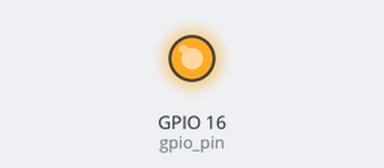
Recording of a program running on a simulated Raspberry Pi (BCM pin numbers). Parts: output pins drawn as LEDs (lit = HIGH). Threads take turns every 2 ms.

Above: at 6.0 s.
At 36.0 s:
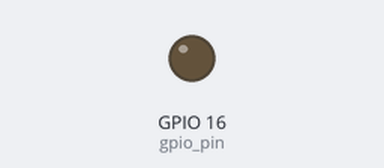
Timing chart, 0 to 78.0 s (numbered marks = the images above):
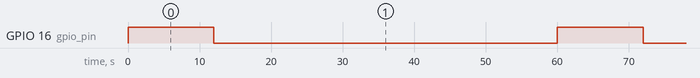

The program:

02_Boiler_Steuerung.py
```python
#!/usr/bin/python

# ------------------------------------------------------------------
# Name  : 02_Boiler_Steuerung.py
# Source: https://raw.githubusercontent.com/walter-rothlin/RaspberryPi4PiPlates/master/Python_Raspberry/08_Boiler-Steuerung/02_Boiler_Steuerung.py
#
# Description: GPIO simple
#
# GPIO PIN Belegung:     http://www.peterliwiese.ch/img/GPIO_RPi.png
# GPIO Simple Schaltung: http://www.peterliwiese.ch/img/RPi_GPIO_LED_Switch_schema.png
#
# Autor: Walter Rothlin
#
# History:
# 01-Aug_2026   Walter Rothlin    Initial Version
#
# ------------------------------------------------------------------
import threading
import time
import RPi.GPIO as GPIO


class BoilerController:
    def __init__(self, gpio_pin, base_time=60):
        self.gpio_pin = gpio_pin
        self.base_time = base_time
        self.leistung = 0.0          # 0 ... 1
        self.running = False

        GPIO.setup(self.gpio_pin, GPIO.OUT, initial=GPIO.LOW)

        self.thread = threading.Thread(target=self._worker, daemon=True)

    def start(self):
        if not self.running:
            self.running = True
            self.thread.start()

    def stop(self):
        self.running = False
        self.thread.join()

        GPIO.output(self.gpio_pin, GPIO.LOW)

    def set_leistung(self, leistung):
        """Leistung zwischen 0.0 und 1.0"""
        self.leistung = max(0.0, min(1.0, leistung))

    def _worker(self):
        while self.running:

            on_time = self.base_time * self.leistung
            off_time = self.base_time - on_time

            if on_time > 0:
                GPIO.output(self.gpio_pin, GPIO.HIGH)
                time.sleep(on_time)

            if off_time > 0:
                GPIO.output(self.gpio_pin, GPIO.LOW)
                time.sleep(off_time)


# -------------------------------------

GPIO.setmode(GPIO.BCM)
GPIO.setwarnings(False)

boiler = BoilerController(gpio_pin=16, base_time=60)
boiler.start()

try:

    boiler.set_leistung(0.2)
    time.sleep(120)

    boiler.set_leistung(0.5)
    time.sleep(120)

    boiler.set_leistung(0.8)
    time.sleep(120)

finally:
    boiler.stop()
    GPIO.cleanup()
```

Measured:
- by itself, GPIO 16 (gpio_pin): alternates HIGH for 12.0 s and LOW for 48.0 s
